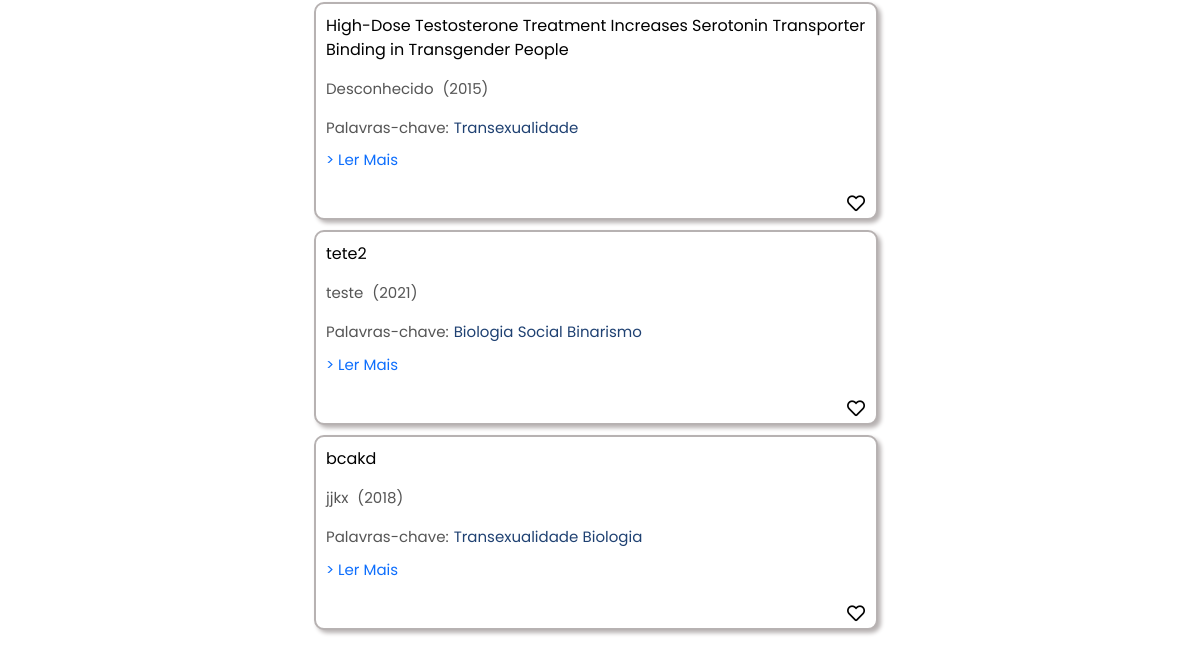
/biblioteca/index/ (signed in, lower part), run on an earlier commit of the app's database.
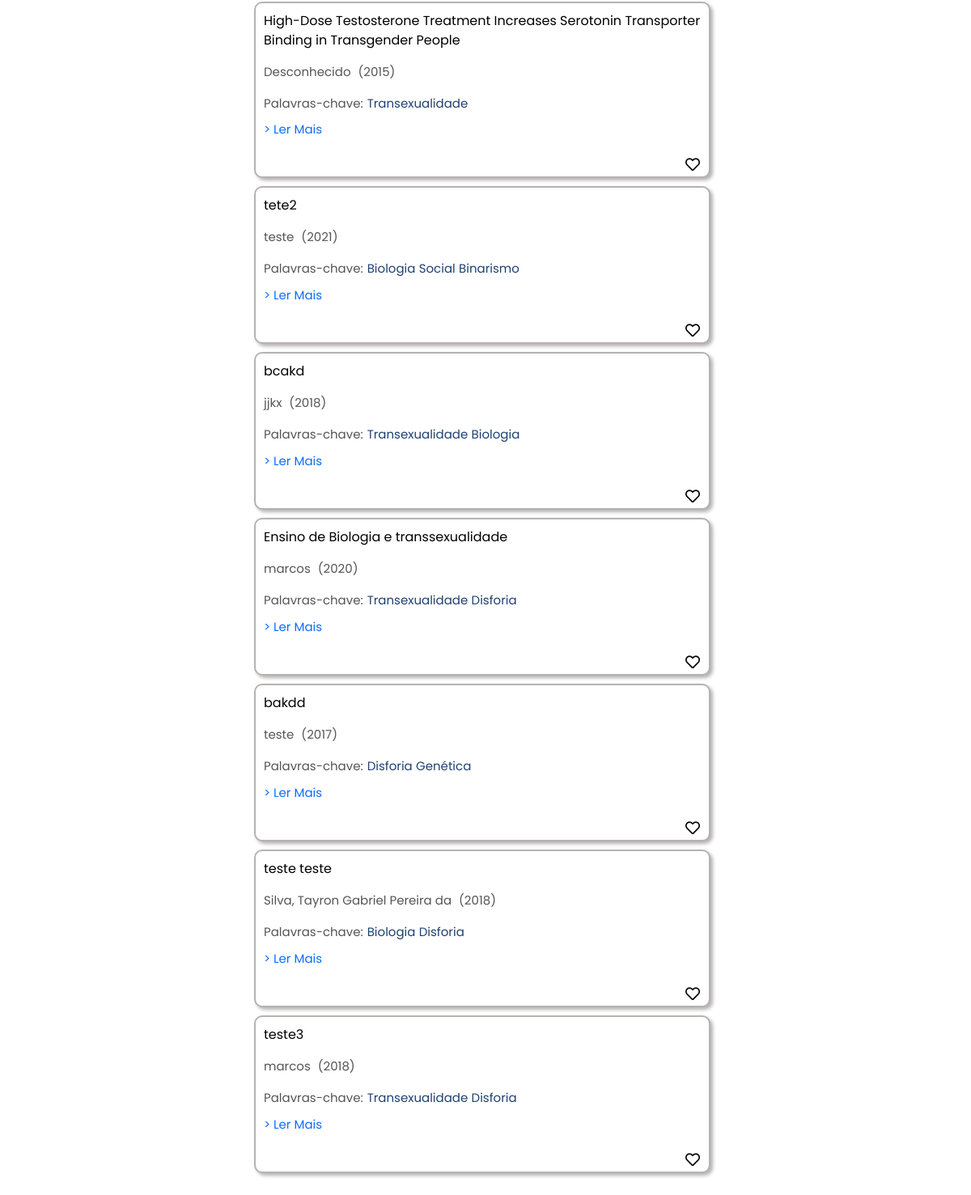
And on a later commit of the database.
### biblioteca/models.py (models this page shows, shortened)
class Artigo(models.Model):
    titulo = models.CharField(max_length=200)
    link = models.CharField(max_length=255)
    autor = models.CharField(max_length=255)
    relevancia_id = models.ForeignKey(Relevancia, on_delete=models.CASCADE)
    ano_id = models.ForeignKey(Ano, on_delete=models.CASCADE)
    palavras_chave = models.ManyToManyField(PalavraChave, related_name='artigos')
    usuario = models.ManyToManyField(User, related_name='artigos')

class Ano(models.Model):
    descricao = models.CharField(max_length=255)
    def __str__(self):
        return self.descricao

class PalavraChave(models.Model):
    nome = models.CharField(max_length=100)
    def __str__(self):
        return self.nome

### biblioteca/views.py (the view)
# urls.py: path("index/", views.IndexView.as_view(), name="index"),
class IndexView(LoginRequiredMixin, generic.ListView):
    template_name = "biblioteca/index.html"
    context_object_name = "artigos"
    login_url = '/auth/login/'
    def get_queryset(self):
        query = self.request.GET.get('q')
        if query:
            return Artigo.objects.filter(
                Q(titulo__icontains=query) |
                Q(autor__icontains=query) |
                Q(palavras_chave__nome__icontains=query)).distinct()
        return Artigo.objects.all()

### biblioteca/templates/biblioteca/index.html (shortened to what this page needs)
{% load static %}
<link rel="stylesheet" href="{% static 'css/bootstrap.min.css' %}">
<link rel="stylesheet" href="{% static 'fa/css/all.min.css' %}">
<link rel="stylesheet" href="{% static 'biblioteca/style.css' %}">
<link href="fontawesome/css/all.css" rel="stylesheet">
<link rel="stylesheet" href="https://use.fontawesome.com/releases/v5.0.7/css/all.css">
<body id="body-pd">
<div class="container-fluid">
  <div class="row">
    <div class="col-lg-8 col-md-12">
      <div class="artigos-container">
        {% if artigos %}
        <ul>
          {% for a in artigos %}
              <li class="artigo-item" style="position: relative; padding-bottom: 30px;">
                  <a class="titulo-artigo" style="color: black;">
                      {{ a.titulo }}
                  </a>
                  <form action="{% url 'favoritar_artigo' a.id %}" method="post" class="favorite-form" id="favorite-form-{{ a.id }}">
                      <button type="submit" class="favorite-button" style="border: none; background: none; position: absolute; bottom: 5px; right: 5px;" id="favorite-btn-{{ a.id }}" onclick="toggleFavorite(event, {{ a.id }})">
                          {% if a in user.favorito_set.all %}
                              <i class="fas fa-heart" id="heart-{{ a.id }}" style="color: red; font-size: 18px;"></i>
                          {% else %}
                              <i class="far fa-heart" id="heart-{{ a.id }}" style="font-size: 18px;"></i>
                          {% endif %}
                      </button>
                  </form>
                  <p class="texto-menor" style="margin-top: 3px;">{{ a.autor }} <span style="margin-left: 5px;">({{ a.ano_id }})</span></p>
                  <div style="display: flex; align-items: center; margin-top: 10px;">
                      <a class="texto-menor">Palavras-chave:</a>
                      <div class="palavras-chave-container" style="margin-left: 5px;">
                          {% for palavra_chave in a.palavras_chave.all %}
                              <span class="texto-menor" style="color: #1F4172;">{{ palavra_chave }}</span>
                          {% endfor %}
                      </div>
                  </div>
                  <p class="texto-menor" style="margin-top: 10px;">
                      <a href="{{ a.link }}" target="_blank">> Ler Mais</a>
                  </p>
              </li>
          {% endfor %}
        </ul>
        {% else %}
          <p>Nenhum artigo encontrado para a pesquisa "{{ request.GET.q }}".</p>
        {% endif %}
      </div>
    </div>
    <div class="col-lg-4 col-md-12">
    </div>
  </div>
</div>

What changed in the data, as far as the page shows it:
added Artigo: titulo "Ensino de Biologia e transsexualidade", autor "marcos", ano_id "2020", PalavraChave (nome "Transexualidade")
now on this page (row unchanged): PalavraChave: nome "Disforia"
added Artigo: titulo "bakdd", autor "teste", ano_id "2017"
now on this page (row unchanged): PalavraChave: nome "Genética", shown under "bakdd"
added Artigo: titulo "teste teste", autor "Silva, Tayron Gabriel Pereira da", ano_id "2018", PalavraChave (nome "Biologia")
added Artigo: titulo "teste3", autor "marcos", ano_id "2018", PalavraChave (nome "Transexualidade")
